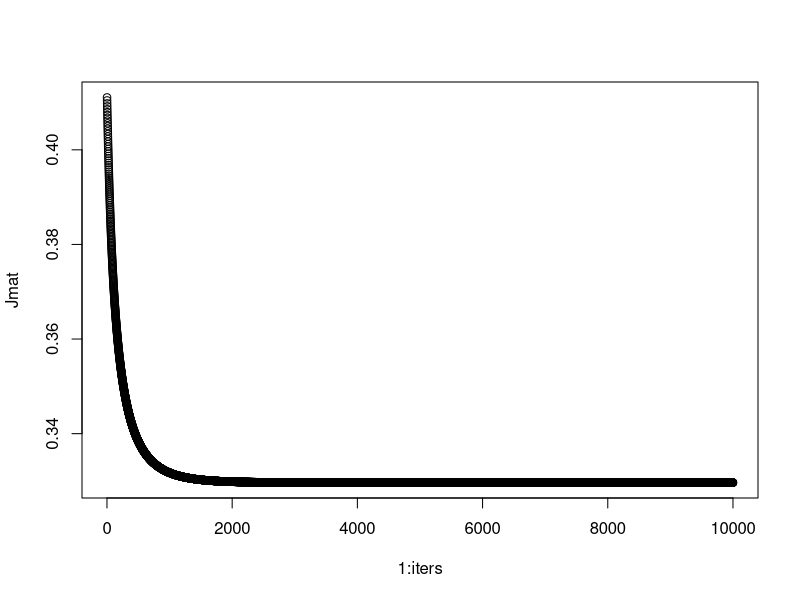

Source code (R):
# Logistic Regression:
# Through Gradient Descent

sigmoid <- function(x) 1 / (1 + exp(-x))

cost <- function(z, y, h=sigmoid) {
    # This creates a convex function that we can optimize over. 
    # It can be derived using maximum likelihood estimation.
    -(y * log(h(z)) + (1-y) * log(1 - h(z)))
}

J <- function(theta, X, Y) {
    if (!is.matrix(X)) X <- as.matrix(X)
    if (!is.matrix(theta)) theta <- as.matrix(theta)
    if (!is.matrix(Y)) Y <- as.matrix(Y)
    
    1 / nrow(X) * sum(cost(X %*% theta , Y))
}

# To fit the regression coefficients we must minimize the cost, J(theta: (X,Y))
# In order to do this, we need to simultaneously update all theta_j
# values like so: theta_j := theta_j - alpha * dJ(theta)/dtheta_j
# where alpha is the specified "learning rate".

# To do this we will need the derivative of J(theta) wrt. theta_j
dJ <- function(theta, X, Y, h=sigmoid) {
    if (!is.matrix(X)) X <- as.matrix(X)
    if (!is.matrix(theta)) theta <- as.matrix(theta)
    if (!is.matrix(Y)) Y <- as.matrix(Y)
    
    1 / nrow(X) * t(X) %*% (h(X %*% theta) - Y)
}

update <- function(theta, X, Y, alpha=0.05) {
    theta <- theta - alpha * dJ(theta, X, Y)
    theta
}

sz <- 1000
x <- cbind( 1, rnorm(sz))
theta <- c(2, 3)
z <- x %*% theta
pr <- sigmoid(z)
y <- rbinom(sz, 1, pr)

iters <- 10000
solution <- matrix(NA, 2, iters)
Jmat <- rep(NA, iters)
dJmat <- rep(NA, iters)
solution[,1] <- as.matrix(c(1, 1))
Jmat[1] <- J(solution[,1], x, y)
for (i in 2:iters) {
    solution[,i] <- update(solution[,i-1], x, y)
    Jmat[i] <- J(solution[,i], x, y)
}
plot(1:iters, Jmat)